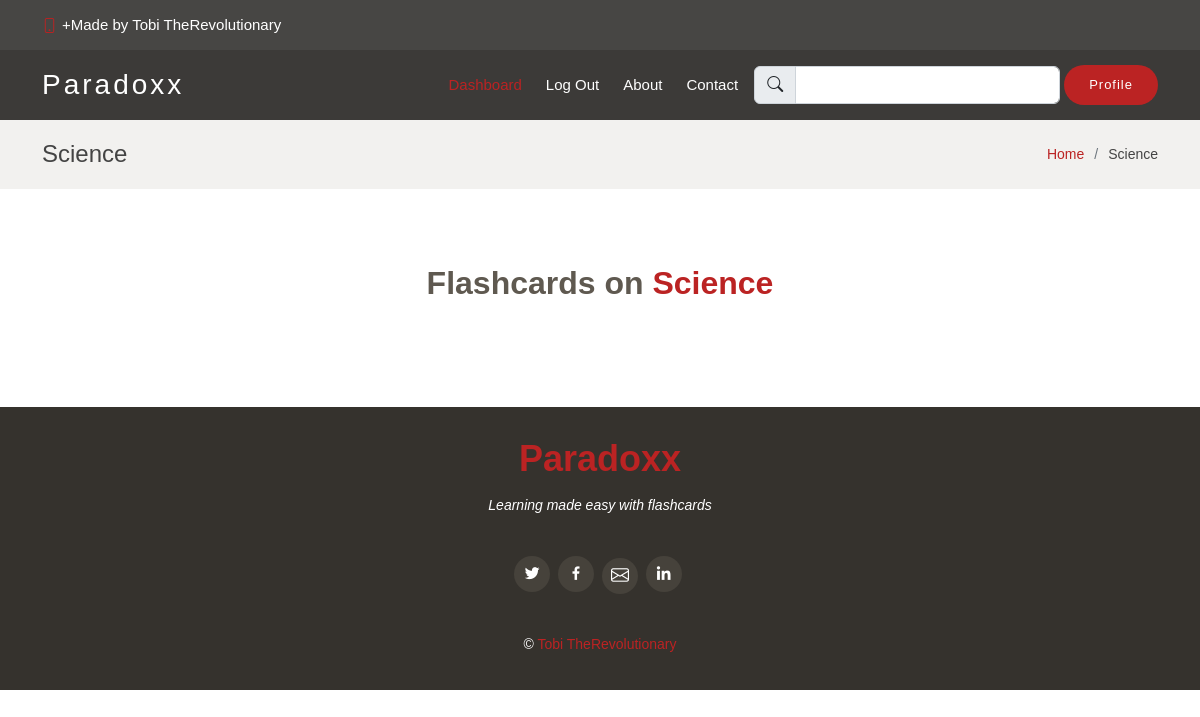
/science (signed in), run on an earlier commit of the app's database.
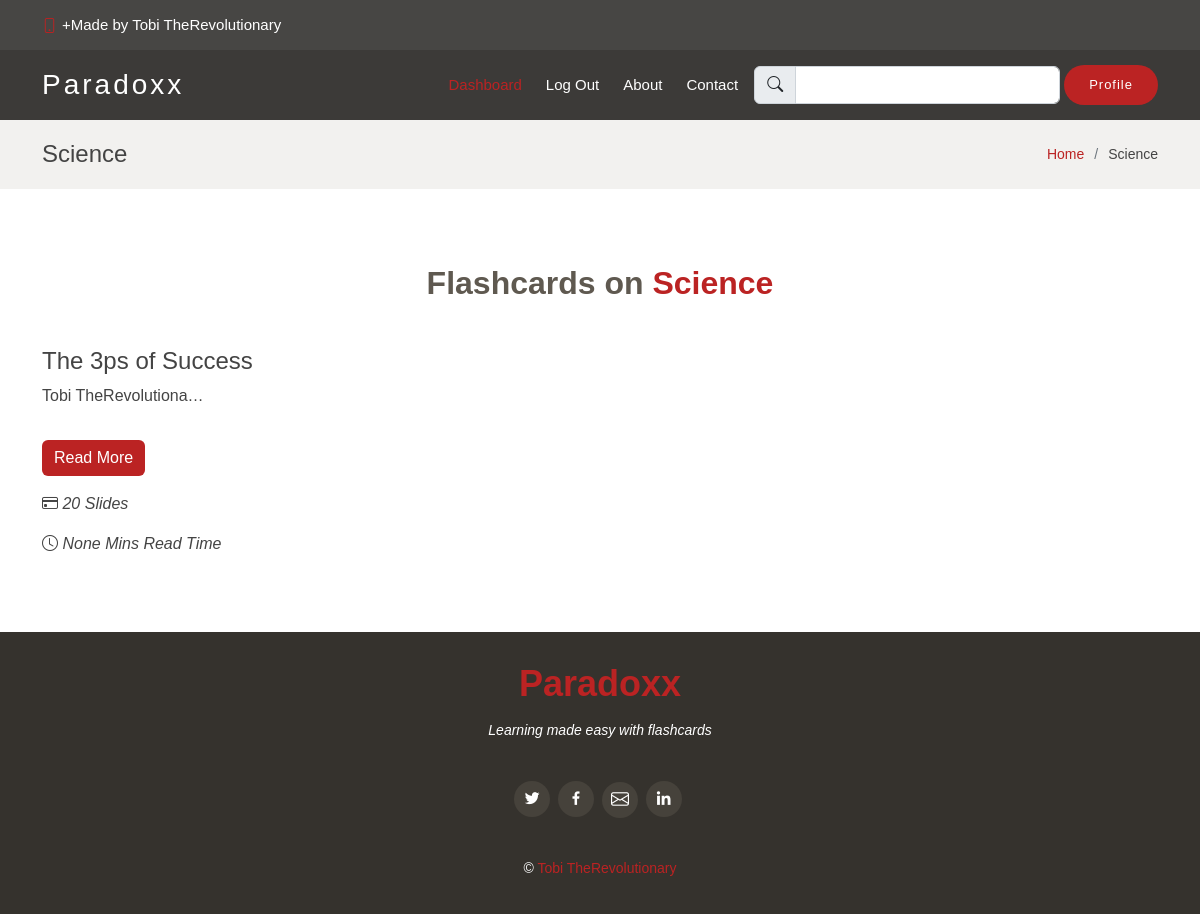
And on a later commit of the database.
### core/models.py (models this page shows, shortened)
class FlashCard(models.Model):
	title = models.CharField(max_length=999, unique=True, null=True)
	slug = AutoSlugField(populate_from="title", unique=True, null=True)
	featured_image = models.ImageField(upload_to="files/flashcard title images", null=True, help_text="upload an image with a resolution of 375x360")
	author = models.ForeignKey(User, on_delete=models.SET_NULL, null=True)
	description = models.TextField(null=True)
	category = models.CharField(max_length=400, choices=CATEGORIES, null=True )
	number_of_slides = models.PositiveIntegerField(null=True)
	read_time = models.PositiveIntegerField(null=True)
	date_created = models.DateTimeField(null=True, auto_now_add=True)

### core/views.py (the view)
# urls.py: path('science', views.science, name="science"),
@login_required
def science(request):
    flashcard = FlashCard.objects.filter(category="Science")
    page = request.GET.get('page', 1)
    paginator = Paginator(flashcard, 5)
    try:
         flashcard = paginator.page(page)
    except PageNotAnInteger:
         flashcard = paginator.page(1)
    except EmptyPage:
         flashcard = paginator.page(paginator.num_pages)
    context = {
		'flashcard' : flashcard,
		'title' : 'Science'
	}
    return render(request, 'category.html', context)

### templates/category.html (shortened to what this page needs)
{% extends 'base.html' %}
{% load static %}
{% block content %}
<main id="main">
  <section class="breadcrumbs">
    <div class="container">
      <div class="d-flex justify-content-between align-items-center">
        <h2>{{title}}</h2>
        <ol>
          <li><a href="#">Home</a></li>
          <li>{{title}}</li>
        </ol>
      </div>
    </div>
  </section>
  <section class="inner-page">
    <div class="container">
        <div class="section-title">
          <h2>Flashcards on <span>{{title}}</span></h2>
        </div>
        <div class="row">
          {% for c in flashcard %}
          <div class="col-lg-4">
            <div class="box">
              <h4>{{c.title}}</h4>
              <p>{{c.description|truncatechars:20|safe}}</p>
              <button class="btn text-center mt-3 btn-custom mb-3" type="submit">
                <a href="/detail/{{c.slug}}" class="nav-link">Read More</a>
              </button>
              <p><i class="bi bi-credit-card"> {{c.number_of_slides}} Slides</i></p>
              <p><i class="bi bi-clock"> {{c.read_time}} Mins Read Time</i></p>
            </div>
          </div>
          {% endfor %}
        </div>
      </div>
  </section>
</main>
{% endblock %}

What changed in the data, as far as the page shows it:
added FlashCard: category "Science", title "The 3ps of Success", description "Tobi TheRevolutiona…", number_of_slides "20", read_time "None"
Also different on the page:
{{ title }}: "Science" → (not shown)
